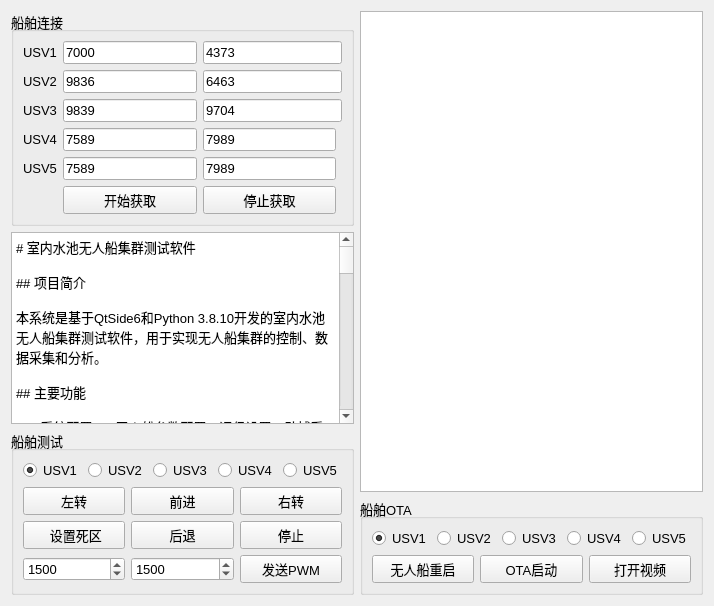
     <widget class="QWidget" name="tb_System_config">
      <attribute name="title">
       <string>系统配置</string>
      </attribute>
      <layout class="QGridLayout" name="gridLayout_38">
       <item row="1" column="0">
        <widget class="QPlainTextEdit" name="USVsReadme">
         <property name="font">
          <font>
           <pointsize>10</pointsize>
          </font>
         </property>
         <property name="plainText">
          <string># 室内水池无人船集群测试软件

## 项目简介

本系统是基于QtSide6和Python 3.8.10开发的室内水池无人船集群测试软件，用于实现无人船集群的控制、数据采集和分析。

## 主要功能

1. **系统配置**：无人船参数配置、通信设置、动捕系统配置
2. **模型辨识**：无人船动力学模型辨识、参数估计
3. **集群控制**：非线性模型预测控制(NMPC)、PID控制、遥控器手动控制
4. **数据分析**：数据可视化、性能分析、实验结果导出

## 技术特点

- **反射机制**：参考C#反射机制实现自动配置保存与加载
- **模块化设计**：各功能模块独立，便于扩展和维护
- **实时通信**：UDP通信协议支持高速数据传输
- **动捕集成**：支持ChingmuDLL动捕系统数据采集
- **安全设计**：油门归位检查、自动停止机制保障安全

## 开发日志

### 2025/12/29
- 基于C#反射机制重写了 save_config() 和 load_config() 方法
- 实现自动配置保存与加载，无需手动维护配置文件

### 2025/12/30
- USV状态显示修复，动捕数据解析显示
- 优化动捕数据处理流程，提高数据准确性

### 2026/01/04
- 添加遥控器控制功能（BetaFPV摇杆）
- 实现OTA升级功能
- 优化系统稳定性和安全性

## 设计团队

**Design by**: 刘鹏
**Date**: 2025/12/29 - 2026/01/04

## 技术栈

- **Python 3.8.10**
- **QtSide6**
- **Pygame** (摇杆控制)
- **Ctypes** (DLL调用)
- **UDP通信**

## 主要模块

1. **MainWindow.py**：主界面和系统集成
2. **CommandManager.py**：命令管理与发送
3. **UDPComm.py**：UDP通信模块
4. **USVManager.py**：无人船状态管理
5. **MotionCapture.py**：动捕数据采集
6. **JoystickManager.py**：摇杆控制模块
7. **DataProcessor.py**：数据处理与分析

## 使用说明

1. 配置无人船参数和通信设置
2. 启动动捕系统和UDP通信
3. 选择控制模式（自动/手动）
4. 开始实验和数据采集
5. 分析实验结果并导出数据

## 安全注意事项

- 启动遥控前请确保油门归位
- 实验前检查通信连接
- 紧急情况下使用停止按钮

## 版本历史

- **v1.0**：基础功能实现
- **v1.1**：添加遥控器控制和OTA功能
</string>
         </property>
        </widget>
       </item>
       <item row="2" column="0" rowspan="3">
        <widget class="QGroupBox" name="USVsTest">
         <property name="font">
          <font>
           <pointsize>10</pointsize>
          </font>
         </property>
         <property name="title">
          <string>船舶测试</string>
         </property>
         <layout class="QGridLayout" name="gridLayout_56">
          <item row="0" column="0">
           <widget class="QRadioButton" name="rb_Test_USV1">
            <property name="font">
             <font>
              <pointsize>10</pointsize>
             </font>
            </property>
            <property name="text">
             <string>USV1</string>
            </property>
            <property name="checked">
             <bool>true</bool>
            </property>
           </widget>
          </item>
          <item row="0" column="1">
           <widget class="QRadioButton" name="rb_Test_USV2">
            <property name="font">
             <font>
              <pointsize>10</pointsize>
             </font>
            </property>
            <property name="text">
             <string>USV2</string>
            </property>
           </widget>
          </item>
          <item row="0" column="2">
           <widget class="QRadioButton" name="rb_Test_USV3">
            <property name="font">
             <font>
              <pointsize>10</pointsize>
             </font>
            </property>
            <property name="text">
             <string>USV3</string>
            </property>
           </widget>
          </item>
          <item row="0" column="3">
           <widget class="QRadioButton" name="rb_Test_USV4">
            <property name="font">
             <font>
              <pointsize>10</pointsize>
             </font>
            </property>
            <property name="text">
             <string>USV4</string>
            </property>
           </widget>
          </item>
          <item row="0" column="4">
           <widget class="QRadioButton" name="rb_Test_USV5">
            <property name="font">
             <font>
              <pointsize>10</pointsize>
             </font>
            </property>
            <property name="text">
             <string>USV5</string>
            </property>
           </widget>
          </item>
          <item row="1" column="0" colspan="5">
           <layout class="QGridLayout" name="gridLayout_4">
            <item row="0" column="1">
             <widget class="QPushButton" name="USV_Up">
              <property name="font">
               <font>
                <pointsize>10</pointsize>
               </font>
              </property>
              <property name="text">
               <string>前进</string>
              </property>
             </widget>
            </item>
            <item row="2" column="2">
             <widget class="QPushButton" name="USV_Send">
              <property name="font">
               <font>
                <pointsize>10</pointsize>
               </font>
              </property>
              <property name="text">
               <string>发送PWM</string>
              </property>
             </widget>
            </item>
            <item row="0" column="2">
             <widget class="QPushButton" name="USV_Right">
              <property name="font">
               <font>
                <pointsize>10</pointsize>
               </font>
              </property>
              <property name="text">
               <string>右转</string>
              </property>
             </widget>
            </item>
            <item row="0" column="0">
             <widget class="QPushButton" name="USV_Left">
              <property name="font">
               <font>
                <pointsize>10</pointsize>
               </font>
              </property>
              <property name="text">
               <string>左转</string>
              </property>
             </widget>
            </item>
            <item row="1" column="2">
             <widget class="QPushButton" name="USV_Stop">
              <property name="font">
               <font>
                <pointsize>10</pointsize>
               </font>
              </property>
              <property name="text">
               <string>停止</string>
              </property>
             </widget>
            </item>
            <item row="1" column="1">
             <widget class="QPushButton" name="USV_Down">
              <property name="font">
               <font>
                <pointsize>10</pointsize>
               </font>
              </property>
              <property name="text">
               <string>后退</string>
              </property>
             </widget>
            </item>
            <item row="1" column="0">
             <widget class="QPushButton" name="bt_Set_Dead">
              <property name="font">
               <font>
                <pointsize>10</pointsize>
               </font>
              </property>
              <property name="text">
               <string> 设置死区</string>
              </property>
             </widget>
            </item>
            <item row="2" column="0">
             <widget class="QDoubleSpinBox" name="sb_PWML">
              <property name="font">
               <font>
                <pointsize>10</pointsize>
               </font>
              </property>
              <property name="decimals">
               <number>0</number>
              </property>
              <property name="minimum">
               <double>1000.000000000000000</double>
              </property>
              <property name="maximum">
               <double>2000.000000000000000</double>
              </property>
              <property name="singleStep">
               <double>20.000000000000000</double>
              </property>
              <property name="value">
               <double>1500.000000000000000</double>
              </property>
             </widget>
            </item>
            <item row="2" column="1">
             <widget class="QDoubleSpinBox" name="sb_PWMR">
              <property name="font">
               <font>
                <pointsize>10</pointsize>
               </font>
              </property>
              <property name="decimals">
               <number>0</number>
              </property>
              <property name="minimum">
               <double>1000.000000000000000</double>
              </property>
              <property name="maximum">
               <double>2000.000000000000000</double>
              </property>
              <property name="singleStep">
               <double>20.000000000000000</double>
              </property>
              <property name="value">
               <double>1500.000000000000000</double>
              </property>
             </widget>
            </item>
           </layout>
          </item>
         </layout>
        </widget>
       </item>
       <item row="4" column="1">
        <widget class="QGroupBox" name="USVsOTA">
         <property name="font">
          <font>
           <pointsize>10</pointsize>
          </font>
         </property>
         <property name="title">
          <string>船舶OTA</string>
         </property>
         <layout class="QGridLayout" name="gridLayout_32">
          <item row="1" column="0">
           <layout class="QGridLayout" name="gridLayout_8">
            <item row="0" column="0">
             <widget class="QPushButton" name="bt_USV_Restart">
              <property name="font">
               <font>
                <pointsize>10</pointsize>
               </font>
              </property>
              <property name="text">
               <string>无人船重启</string>
              </property>
             </widget>
            </item>
            <item row="0" column="2">
             <widget class="QPushButton" name="bt_USV_camera">
              <property name="font">
               <font>
                <pointsize>10</pointsize>
               </font>
              </property>
              <property name="text">
               <string>打开视频</string>
              </property>
             </widget>
            </item>
            <item row="0" column="1">
             <widget class="QPushButton" name="bt_USV_OTA">
              <property name="font">
               <font>
                <pointsize>10</pointsize>
               </font>
              </property>
              <property name="text">
               <string>OTA启动</string>
              </property>
             </widget>
            </item>
           </layout>
          </item>
          <item row="0" column="0">
           <layout class="QHBoxLayout" name="horizontalLayout_7">
            <item>
             <widget class="QRadioButton" name="rb_OTA_USV1">
              <property name="font">
               <font>
                <pointsize>10</pointsize>
               </font>
              </property>
              <property name="text">
               <string>USV1</string>
              </property>
              <property name="checked">
               <bool>true</bool>
              </property>
             </widget>
            </item>
            <item>
             <widget class="QRadioButton" name="rb_OTA_USV2">
              <property name="font">
               <font>
                <pointsize>10</pointsize>
               </font>
              </property>
              <property name="text">
               <string>USV2</string>
              </property>
             </widget>
            </item>
            <item>
             <widget class="QRadioButton" name="rb_OTA_USV3">
              <property name="font">
               <font>
                <pointsize>10</pointsize>
               </font>
              </property>
              <property name="text">
               <string>USV3</string>
              </property>
             </widget>
            </item>
            <item>
             <widget class="QRadioButton" name="rb_OTA_USV4">
              <property name="font">
               <font>
                <pointsize>10</pointsize>
               </font>
              </property>
              <property name="text">
               <string>USV4</string>
              </property>
             </widget>
            </item>
            <item>
             <widget class="QRadioButton" name="rb_OTA_USV5">
              <property name="font">
               <font>
                <pointsize>10</pointsize>
               </font>
              </property>
              <property name="text">
               <string>USV5</string>
              </property>
             </widget>
            </item>
           </layout>
          </item>
         </layout>
        </widget>
       </item>
       <item row="0" column="0">
        <widget class="QGroupBox" name="USVsConnection">
         <property name="font">
          <font>
           <pointsize>10</pointsize>
          </font>
         </property>
         <property name="title">
          <string>船舶连接</string>
         </property>
         <layout class="QGridLayout" name="gridLayout_29">
          <item row="3" column="0">
           <widget class="QLabel" name="USV4IP">
            <property name="font">
             <font>
              <pointsize>10</pointsize>
             </font>
            </property>
            <property name="text">
             <string>USV4</string>
            </property>
           </widget>
          </item>
          <item row="4" column="0">
           <widget class="QLabel" name="USV5IP">
            <property name="font">
             <font>
              <pointsize>10</pointsize>
             </font>
            </property>
            <property name="text">
             <string>USV5</string>
            </property>
           </widget>
          </item>
          <item row="2" column="1">
           <widget class="QLineEdit" name="USV3_UUID1">
            <property name="font">
             <font>
              <pointsize>10</pointsize>
             </font>
            </property>
            <property name="text">
             <string>9839</string>
            </property>
           </widget>
          </item>
          <item row="2" column="2" colspan="2">
           <widget class="QLineEdit" name="USV3_UUID2">
            <property name="font">
             <font>
              <pointsize>10</pointsize>
             </font>
            </property>
            <property name="text">
             <string>9704</string>
            </property>
           </widget>
          </item>
          <item row="3" column="1">
           <widget class="QLineEdit" name="USV4_UUID1">
            <property name="font">
             <font>
              <pointsize>10</pointsize>
             </font>
            </property>
            <property name="text">
             <string>7589</string>
            </property>
           </widget>
          </item>
          <item row="0" column="1">
           <widget class="QLineEdit" name="USV1_UUID1">
            <property name="font">
             <font>
              <pointsize>10</pointsize>
             </font>
            </property>
            <property name="text">
             <string>7000</string>
            </property>
           </widget>
          </item>
          <item row="0" column="2" colspan="2">
           <widget class="QLineEdit" name="USV1_UUID2">
            <property name="font">
             <font>
              <pointsize>10</pointsize>
             </font>
            </property>
            <property name="text">
             <string>4373</string>
            </property>
           </widget>
          </item>
          <item row="1" column="1">
           <widget class="QLineEdit" name="USV2_UUID1">
            <property name="font">
             <font>
              <pointsize>10</pointsize>
             </font>
            </property>
            <property name="text">
             <string>9836</string>
            </property>
           </widget>
          </item>
          <item row="4" column="2">
           <widget class="QLineEdit" name="USV5_UUID2">
            <property name="font">
             <font>
              <pointsize>10</pointsize>
             </font>
            </property>
            <property name="text">
             <string>7989</string>
            </property>
           </widget>
          </item>
          <item row="1" column="2" colspan="2">
           <widget class="QLineEdit" name="USV2_UUID2">
            <property name="font">
             <font>
              <pointsize>10</pointsize>
             </font>
            </property>
            <property name="text">
             <string>6463</string>
            </property>
           </widget>
          </item>
          <item row="5" column="2">
           <widget class="QPushButton" name="StopConnect">
            <property name="font">
             <font>
              <pointsize>10</pointsize>
             </font>
            </property>
            <property name="text">
             <string>停止获取</string>
            </property>
           </widget>
          </item>
          <item row="0" column="0">
           <widget class="QLabel" name="USV1IP">
            <property name="font">
             <font>
              <pointsize>10</pointsize>
             </font>
            </property>
            <property name="text">
             <string>USV1</string>
            </property>
           </widget>
          </item>
          <item row="1" column="0">
           <widget class="QLabel" name="USV2IP">
            <property name="font">
             <font>
              <pointsize>10</pointsize>
             </font>
            </property>
            <property name="text">
             <string>USV2</string>
            </property>
           </widget>
          </item>
          <item row="2" column="0">
           <widget class="QLabel" name="USV3IP">
            <property name="font">
             <font>
              <pointsize>10</pointsize>
             </font>
            </property>
            <property name="text">
             <string>USV3</string>
            </property>
           </widget>
          </item>
          <item row="3" column="2">
           <widget class="QLineEdit" name="USV4_UUID2">
            <property name="font">
             <font>
              <pointsize>10</pointsize>
             </font>
            </property>
            <property name="text">
             <string>7989</string>
            </property>
           </widget>
          </item>
          <item row="4" column="1">
           <widget class="QLineEdit" name="USV5_UUID1">
            <property name="font">
             <font>
              <pointsize>10</pointsize>
             </font>
            </property>
            <property name="text">
             <string>7589</string>
            </property>
           </widget>
          </item>
          <item row="5" column="1">
           <widget class="QPushButton" name="StartConnect">
            <property name="font">
             <font>
              <pointsize>10</pointsize>
             </font>
            </property>
            <property name="text">
             <string>开始获取</string>
            </property>
           </widget>
          </item>
         </layout>
        </widget>
       </item>
       <item row="0" column="1" rowspan="4">
        <widget class="QPlainTextEdit" name="USVsConnectState">
         <property name="font">
          <font>
           <pointsize>10</pointsize>
          </font>
         </property>
        </widget>
       </item>
      </layout>
     </widget>
